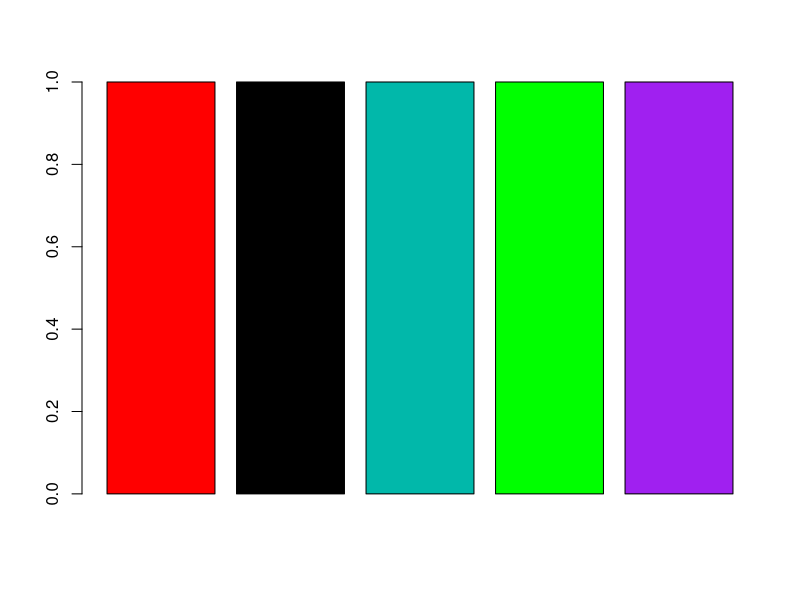

The R source for this figure:
## ----eval=F--------------------------------------------------------------
## install.packages("shinyjs")

## ------------------------------------------------------------------------
a <- c(1,2,3,4)
str(a)

## ------------------------------------------------------------------------
b <- c("red","green","blue")
str(b)

## ------------------------------------------------------------------------
d <- c(1,2,"green")
str(d)

## ------------------------------------------------------------------------
1:4
4:1
seq(1,4,by=.5)
rep(1,5)

## ------------------------------------------------------------------------
barplot(rep(1,5),
        col=c("red",1,"#01B8AA",
              rgb(0,1,0),"purple"))

## ------------------------------------------------------------------------
vector1 <- 1:10
vector1==5

## ------------------------------------------------------------------------
vector1>5
vector1<5

## ------------------------------------------------------------------------
A <- 1:6
B <- rep(1:2,3)
C <- runif(6)

## ------------------------------------------------------------------------
ABC <- data.frame(A,B,C)
ABC

## ------------------------------------------------------------------------
ABC[1,]

## ------------------------------------------------------------------------
ABC[,1]

## ------------------------------------------------------------------------
ABC$A

## ------------------------------------------------------------------------
ABC[-1,]

## ------------------------------------------------------------------------
ABC[ABC$B==2,]

## ----eval=F--------------------------------------------------------------
## for (i in 1:4){
##   paste(i,"\n")
## }

